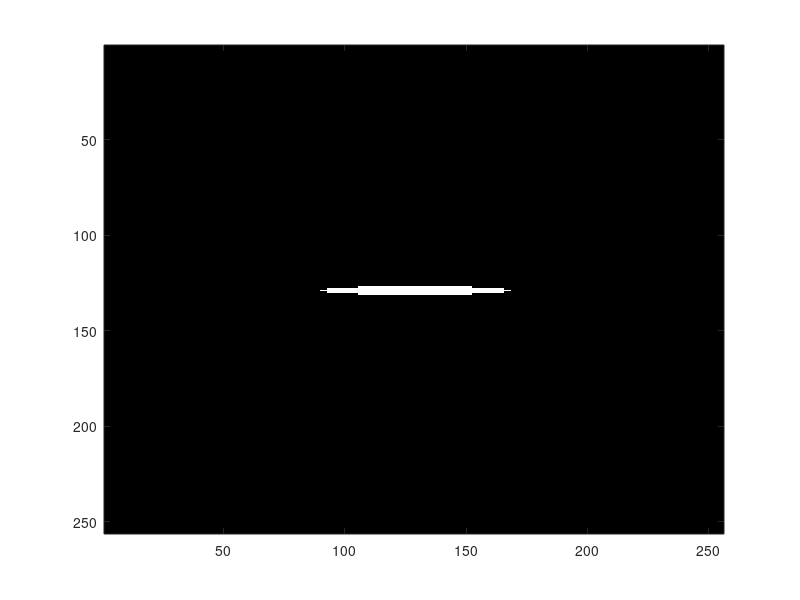

Here is the MATLAB script that generated this plot:
function disk1_gen

N = 256;
R = 10;

fE = zeros(N);
f4 = zeros(N);
f8 = zeros(N);
fC1 = zeros(N);
fC2 = zeros(N);



for m=1:N,
    % m1 is a variable having positive and negative values
    if (m>N/2) m1 = m-1-N/2;
    else m1 = N/2-m+1;
    end;
    for n=1:N,
        % n1 is a variable having positive and negative values
        if (n>N/2) n1 = n-1-N/2;
        else n1 = N/2-n+1;
        end;
        % compute Disk
        distE = sqrt(m1^2+n1^2);
        % compute Cone
        dist4 = sqrt(m1^2+n1^2);
        % compute Gaussian spot 
        dist8 = sqrt(m1^2+n1^2);
        % compute Non-proportional scaling 1
        distC1 = sqrt((m1*2)^2+(n1/2)^2);
        % compute Non-proportional scaling 2
        distC2 = sqrt((m1*4)^2+(n1/4)^2);
        % if pixel is within a disk of radius 10, then color it white
        if (distE<R)
            fE(m,n) = 255;
        end;
        if (dist4<R)
            f4(m,n) = 255;
        end;
        if (dist8<R)
            f8(m,n) = 255;
        end;
        if (distC1<R)
            fC1(m,n) = 255;
        end;
        if (distC2<R)
            fC2(m,n) = 255;
        end; 
    end;
end;


colormap(gray(256));

image(fE);
pause;

c = fspecial('average',4);
f4 = imfilter(f4,c);
image(f4);
pause;

g = fspecial('gaussian',256,4);
f8 = imfilter(f8,g);
image(f8);
pause;

image(fC1);
pause;

image(fC2);
